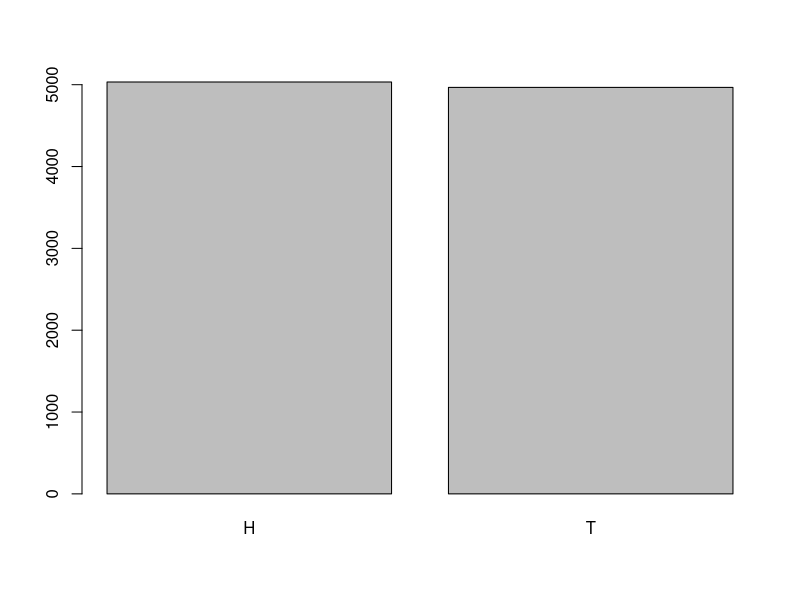

Source code (R):
## ---- chunk 1
# Define the parameters
max_trials <- 10000

# Set up the possible outcomes
possible_outcomes <- c('H','T')

# Get the individual results
results <- sample(possible_outcomes, max_trials, replace=T)

# Display the final results
table(results)
barplot(table(results))
